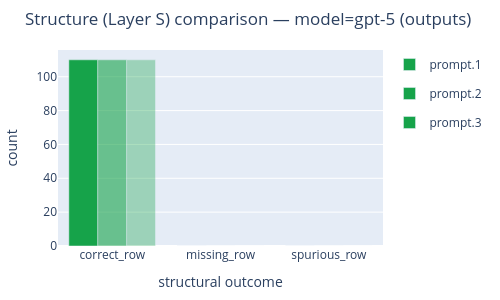

The code cell stored with this chart in its notebook:
### Markdown cell above
## Structural reporting

Reporting whether the lists of objects, ie. the panels, are correct, missing or spurious on this check.

### Code cell
fig_layer_s = plot_comparison_layer_s(
    summaries,
    compare="prompt",
    model=MODEL,
)
if fig_layer_s is None:
    print(f"No {LAYER_S_TITLE} data for model={MODEL}")
else:
    fig_layer_s.update_layout(
        height=LAYER_S_FIG_HEIGHT,
        width=LAYER_S_FIG_WIDTH,
        autosize=True,
        margin=dict(l=40, r=20, t=50, b=40),
    )
    fig_layer_s.show()

### Figure 1 — Plotly figure (JSON) as saved in the notebook; plotly's stock layout.template omitted (floating-point values rounded to 4 significant figures)
{"data": [{"legendgroup": "prompt.1", "marker": {"color": ["#16a34a", "#ca8a04", "#dc2626"], "opacity": 1}, "name": "prompt.1", "showlegend": true, "type": "bar", "x": ["correct_row", "missing_row", "spurious_row"], "y": [110, 0, 0]}, {"legendgroup": "prompt.2", "marker": {"color": ["#16a34a", "#ca8a04", "#dc2626"], "opacity": 0.6}, "name": "prompt.2", "showlegend": true, "type": "bar", "x": ["correct_row", "missing_row", "spurious_row"], "y": [110, 0, 0]}, {"legendgroup": "prompt.3", "marker": {"color": ["#16a34a", "#ca8a04", "#dc2626"], "opacity": 0.35}, "name": "prompt.3", "showlegend": true, "type": "bar", "x": ["correct_row", "missing_row", "spurious_row"], "y": [110, 0, 0]}], "layout": {"autosize": true, "barmode": "group", "height": 300, "margin": {"b": 40, "l": 40, "r": 20, "t": 50}, "title": {"text": "Structure (Layer S) comparison — model=gpt-5 (outputs)"}, "width": 500, "xaxis": {"title": {"text": "structural outcome"}}, "yaxis": {"rangemode": "tozero", "title": {"text": "count"}}}}
